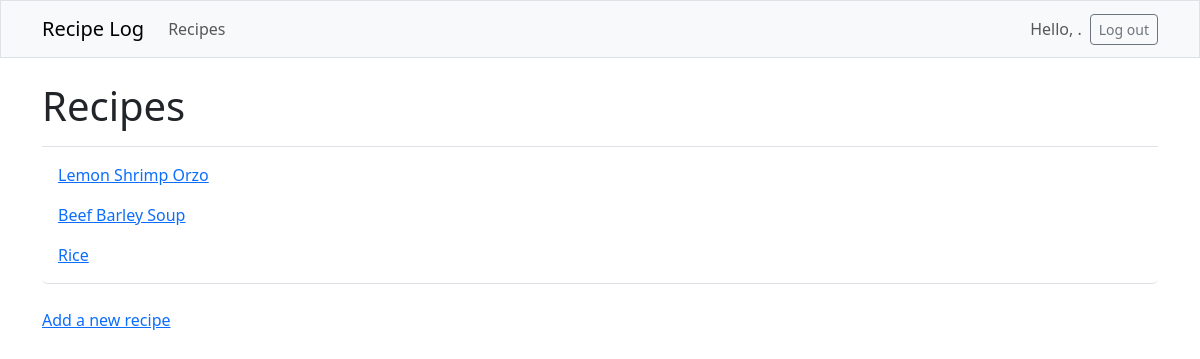
The page /recipes/ (signed in) on the database as committed earlier.
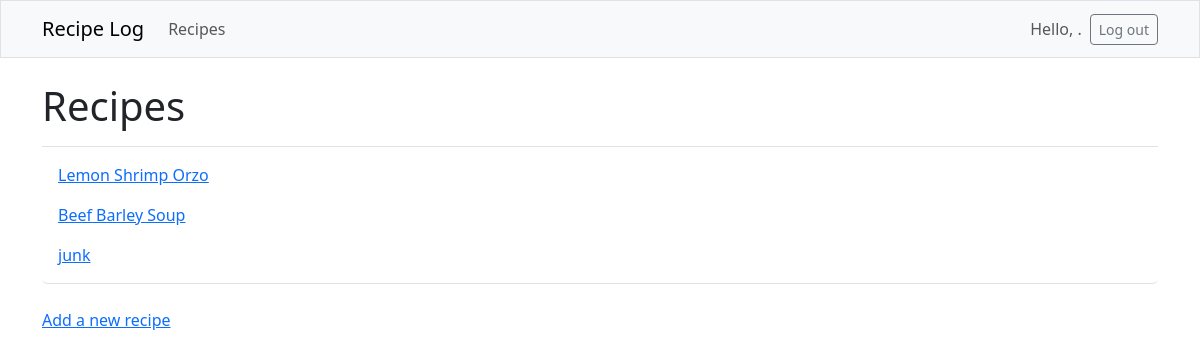
The same page on the database as committed later.
### recipe_log/models.py (models this page shows, shortened)
class Recipe(models.Model):
    text = models.CharField(max_length=200)
    date_added = models.DateTimeField(auto_now_add=True)
    owner = models.ForeignKey(User, on_delete=models.CASCADE)

### recipe_log/views.py (the view)
# urls.py: path('recipes/', views.recipes, name='recipes'),
@login_required
def recipes(request):
    recipes = Recipe.objects.filter(owner=request.user).order_by('date_added')
    context = {'recipes': recipes}
    return render(request,'recipe_log/recipes.html', context)

### file_transfer/templates/recipe_log/recipes.html
{% extends 'recipe_log/base.html' %}
{% block page_header %}
  <h1>Recipes</h1>
{% endblock page_header %}
{% block content %}
  <ul class="list-group border-bottom pb-2 mb-4">
    {% for recipe in recipes %}
      <li class="list-group-item border-0">
        <a href="{% url 'recipe_log:recipe' recipe.id %}">
          {{ recipe.text }}</a></li>
      {% empty %}
        <li class="list-group-item border-0">No recipes here, add some.</li>
    {% endfor %}
  </ul>
  <a href="{% url 'recipe_log:new_recipe' %}">Add a new recipe</a>
{% endblock content %}

### file_transfer/templates/recipe_log/base.html (shortened to what this page needs)
<!DOCTYPE html>
<html lang="en">
<head>
  {% load django_bootstrap5 %}
  {% bootstrap_css %}
</head>
<body>
  <nav class="navbar navbar-expand-md navbar ligjt bg-light mb-4 border">
    <div class="container fluid">
      <a class="navbar-brand" href="{% url 'recipe_log:index' %}">Recipe Log</a>
      <div class="collapse navbar-collapse" id="navbarCollapse">
        <ul class="navbar-nav me-auto mb-2 mb-md-0">
          <li class="nav-item">
            <a class="nav-link" href="{% url 'recipe_log:recipes' %}">Recipes</a>
          </li>
        </ul>
        <ul class="navbar-nav ms-auto mb-2 mb-md-0">
          {% if user.is_authenticated %}
            <li class="nav-item">
              <span class="navbar-text me-2">Hello, {{ user.username }}.</span>
            </li>
            {% endif %}
        </ul>
        {% if user.is_authenticated %}
          <form action="{% url 'accounts:logout' %}" method="post">
            <button name="submit" class="btn btn-outline-secondary btn-sm">
              Log out</button>
          </form>
        {% endif %}
      </div>
    </div>
  </nav>
  <main class="container">
    <div class="pb-2 mb-2 border-bottom">
      {% block page_header %}{% endblock page_header %}
    </div>
    <div>
      {% block content %}{% endblock content %}
    </div>
  </main>
</body>
</html>

Rows that differ between the two databases and show on the page:
removed Recipe: text "Rice"
added Recipe: text "junk"
